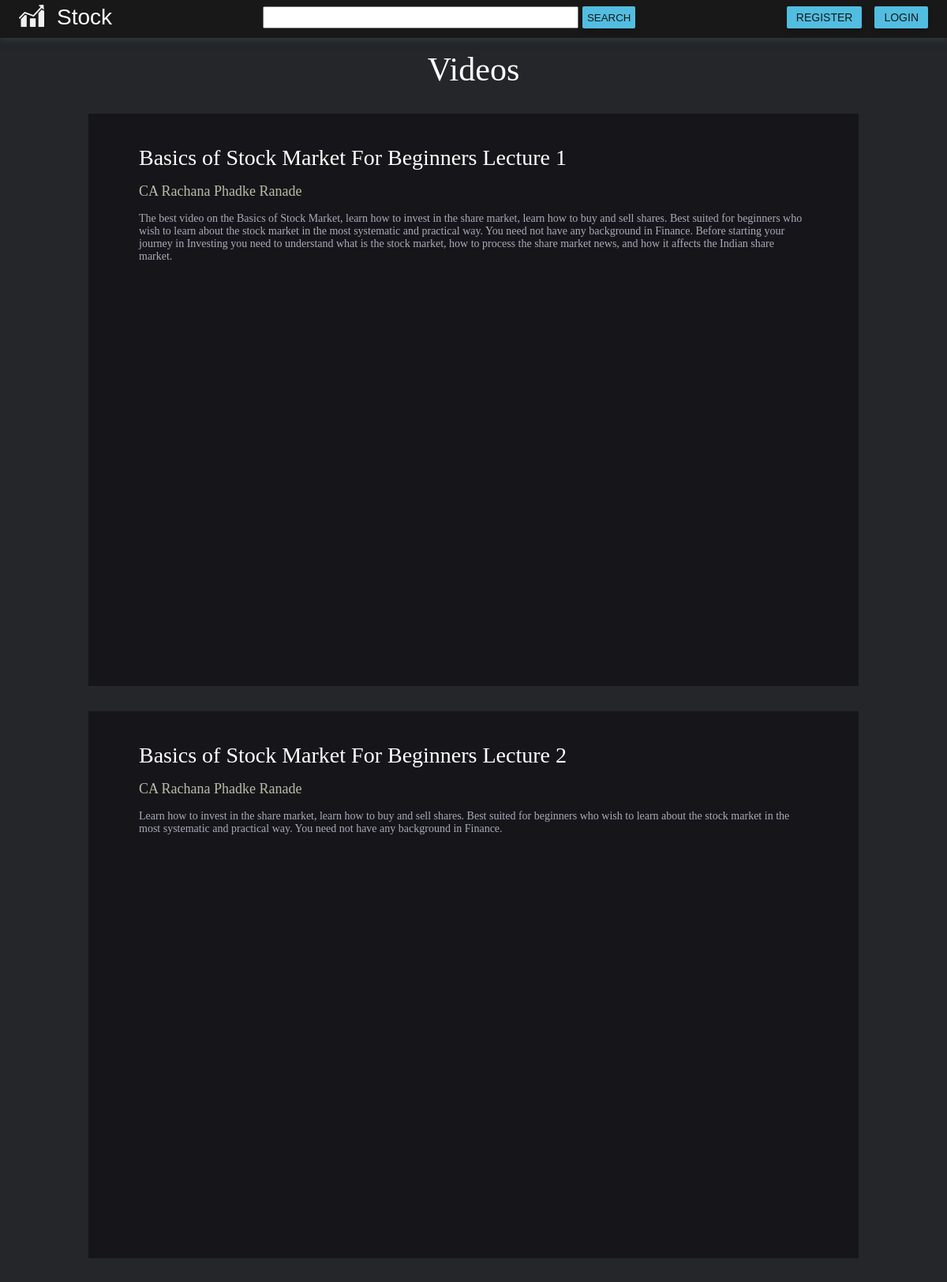
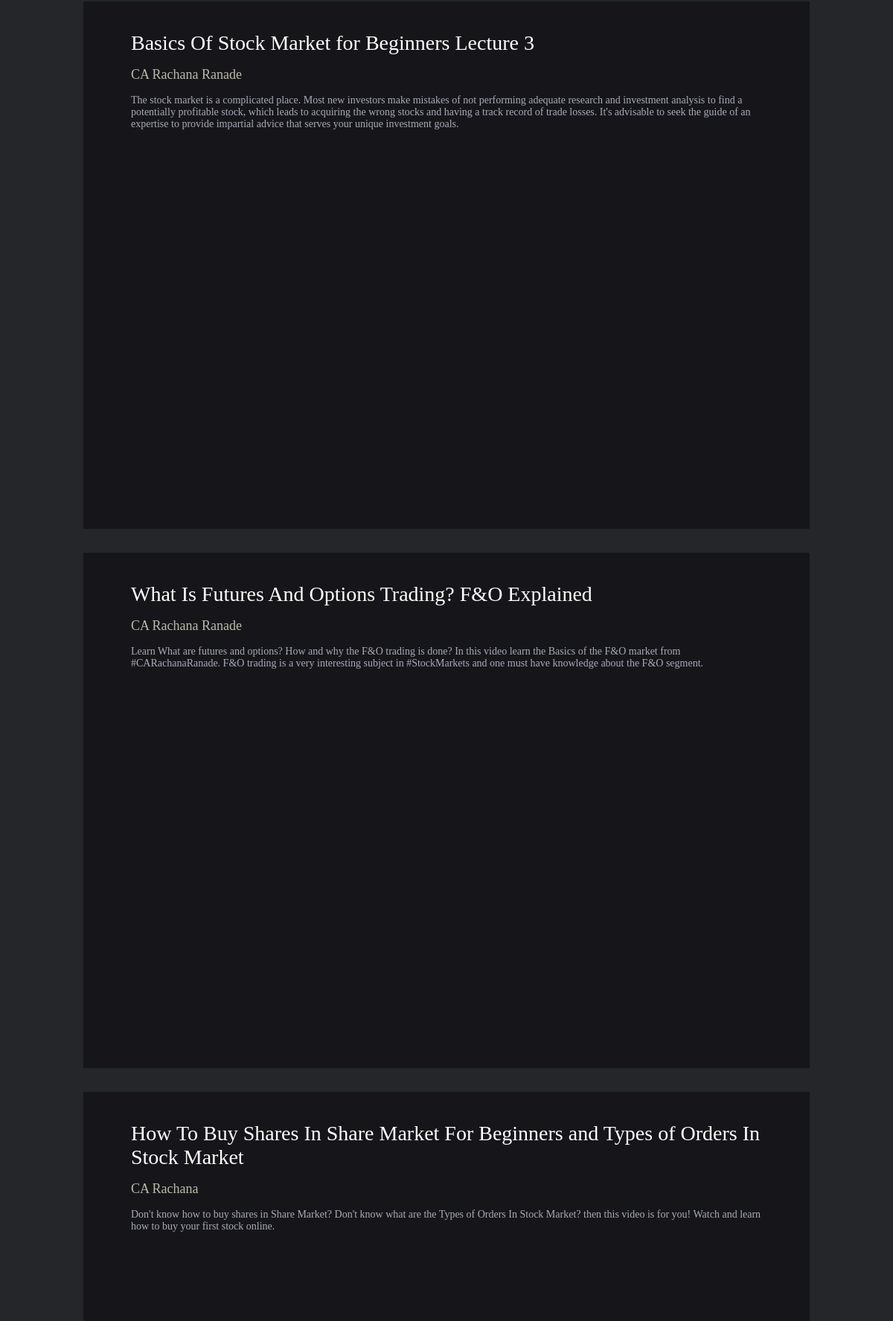
/Videos/ (upper part), run on the app's committed database (2 pictures, top to bottom).
### tutorials/models.py (models this page shows, shortened)
class Videos(models.Model):
    priority_status = (
        ('Beginner','Beginner'),
        ('Intermediate','Intermediate'),
        ('Advanced','Advanced'),
    )
    vName = models.CharField(max_length=200)
    vUrl = EmbedVideoField(blank=True)
    vDescip = models.CharField(max_length=1000)
    vCreator = models.CharField(max_length=100)

### tutorials/views.py (the view)
# urls.py: path('Videos/',views.videos, name="videos"),
def videos(request):
    docs = Videos.objects.all()
    return render(request, 'Videos.html', {'docs':docs})

### templates/Videos.html (shortened to what this page needs)
{% extends 'base.html' %}
{% load static %}
{% load embed_video_tags %}
{% block head %}
<link rel="stylesheet" href="{% static 'CSS/videos.css' %}" media="all">
{% endblock %}
{% block content %}
<div class="video-page">
    <h1>Videos</h1>
    <div class="video-container">
        {%for v in docs%}
            <article class="video-card">
                <div class="video-info">
                    <span class="video-title">{{v.vName}}</span>
                </div>
                <span class="video-creator">{{v.vCreator}} </span>
                <span class="video-desp">{{v.vDescip }} </span>
                <div class="video">{% video v.vUrl 'medium' %}</div>
            </article>
        {%endfor%}
    </div>
</div>
{% endblock %}

### static/CSS/base.css (style rules this page uses)
:root { --background-card: #16161a; --background-container: #242629; --btn-bg: hsl(195, 70%, 60%); --btn-txt:#fffffe; }
body { display: flex; flex-direction: column; }

### static/CSS/videos.css (style rules this page uses)
.video-page { background-color: var(--background-container); }
.video-page h1 { font-size:42px; color: #fffffe; text-align: center; margin-top: 1rem; }
.video-container { font-size: 32px; background-color: var(--background-container); display: flex; flex-direction: column; justify-content: center; align-items: center; color: #fffffe; margin: 2rem 5rem; }
.video-card { padding: 2rem 4rem; display: flex; flex-direction: column; margin: 0 2rem 2rem 2rem; background-color: var(--background-card); }
.video-card > * { margin: 0.5rem 0; }
.video-info { display: flex; justify-content: space-between; }
.video { height: 60vh; width: 100%; }
.video-title { font-size: 28px; }
.video-creator { font-size: 18px; color: #bbbbaa; }
.video-desp { font-size: 14px; color: #aaaabb; }

### data on the page
Videos: vName "Basics of Stock Market For Beginners Lecture 1", vCreator "CA Rachana Phadke Ranade", vDescip "The best video on the Basics of Stock Market, learn how to invest in the share market, learn how to buy and sell shares. Best suited for beginners who wish to learn about the stock market in the most systematic and practical way. You need not have any background in Finance. Before starting your journey in Investing you need to understand what is the stock market, how to process the share market news, and how it affects the Indian share market."
Videos: vName "Basics of Stock Market For Beginners Lecture 2", vCreator "CA Rachana Phadke Ranade", vDescip "Learn how to invest in the share market, learn how to buy and sell shares. Best suited for beginners who wish to learn about the stock market in the most systematic and practical way. You need not have any background in Finance."
Videos: vName "Basics Of Stock Market for Beginners Lecture 3", vCreator "CA Rachana Ranade", vDescip "The stock market is a complicated place. Most new investors make mistakes of not performing adequate research and investment analysis to find a potentially profitable stock, which leads to acquiring the wrong stocks and having a track record of trade losses. It's advisable to seek the guide of an expertise to provide impartial advice that serves your unique investment goals."
Videos: vName "What Is Futures And Options Trading? F&O Explained", vCreator "CA Rachana Ranade", vDescip "Learn What are futures and options? How and why the F&O trading is done? In this video learn the Basics of the F&O market from #CARachanaRanade. F&O trading is a very interesting subject in #StockMarkets and one must have knowledge about the F&O segment."
Videos: vName "How To Buy Shares In Share Market For Beginners and Types of Orders In Stock Market", vCreator "CA Rachana", vDescip "Don't know how to buy shares in Share Market? Don't know what are the Types of Orders In Stock Market? then this video is for you! Watch and learn how to buy your first stock online."
